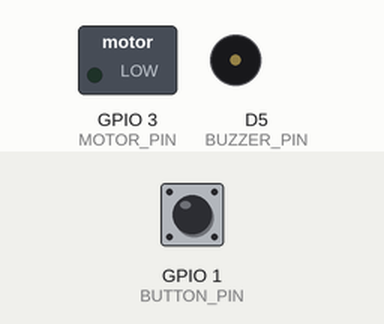
The sketch below on a simulated ESP8266 (NodeMCU). On the bench: switched loads named in the sketch (green lamp = pin HIGH), buzzer (waves = sounding). Inputs (shaded band) come from the test bench; at power-on: GPIO 1 (BUTTON_PIN) HIGH.

Above: at 1.2 s.
1.3 s: GPIO 1 (BUTTON_PIN) pulled LOW for 0.15 s
At 2.3 s:
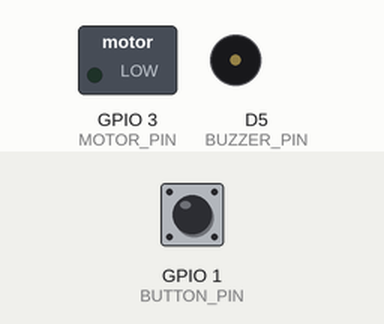
2.9 s: GPIO 1 (BUTTON_PIN) pulled LOW for 1 s
At 3.3 s:
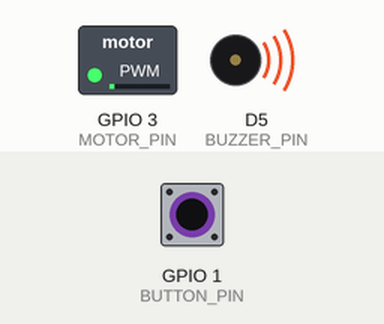
5.9 s: GPIO 1 (BUTTON_PIN) pulled LOW for 0.15 s
At 7.0 s:
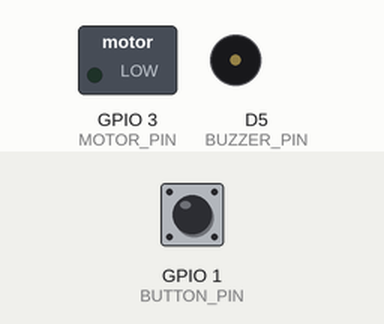
Timing chart, 0 to 8.9 s (numbered marks = the images above; inputs shaded):
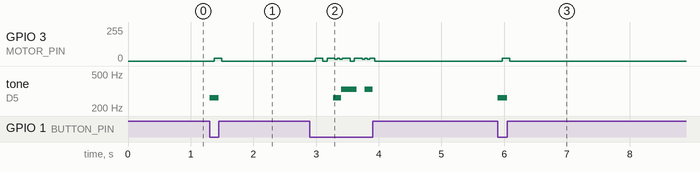

Measured:
- after the input at 1.3 s, GPIO 3 (MOTOR_PIN): 0/255 → 21/255 after 0.07 s, → 0/255 0.12 s later; tone on D5 (BUZZER_PIN): silent → 262 Hz at once, → silent 0.15 s later
- after the input at 2.9 s, GPIO 3 (MOTOR_PIN): 0/255 → 21/255 after 0.09 s, then moves between 0/255 and 21/255, repeating every 0.43 s; tone on D5 (BUZZER_PIN): plays 262 Hz for 0.12 s, 330 Hz for 0.25 s, 330 Hz for 0.13 s, starting after 0.38 s
- after the input at 5.9 s, GPIO 3 (MOTOR_PIN): 0/255 → 21/255 after 0.07 s, → 0/255 0.12 s later; tone on D5 (BUZZER_PIN): silent → 262 Hz at once, → silent 0.15 s later

The sketch:

SoftCreamFan.ino
```cpp
// SoftCreamFan.ino
// UIAPduino Pro Micro CH32V003
const uint8_t MOTOR_PIN = D9;
const uint8_t BUTTON_PIN = D10;
const uint8_t BUZZER_PIN = D5;

const uint16_t MOTOR_PWM_ON_MILLIS = 1;
const uint16_t MOTOR_PWM_OFF_MILLIS = 15;
const uint16_t MOTOR_PWM_PERIOD = MOTOR_PWM_ON_MILLIS + MOTOR_PWM_OFF_MILLIS;

// チャタリング対策用のデバウンス時間
const uint16_t DEBOUNCE_MS = 40;

// ---- ブザー(メロディ)関連 ----
struct Note {
  uint16_t freq; // Hz (0 = 休符)
  uint16_t duration_ms; // この音を鳴らす長さ
};

const Note MELODY[] = {
  {262, 250},
  {0, 125},
  {262, 125},
  {330, 250},
  {0, 125},
  {330, 125},
  {440, 250},
  {0, 125},
  {392, 375},
  {0, 125},
  {440, 375},
  {0, 125},
  {494, 125},
  {523, 250},
  {0, 125},
  {440, 125},
  {392, 375},
  {0, 625},
  {349, 250},
  {0, 125},
  {349, 375},
  {0, 125},
  {349, 125},
  {330, 250},
  {0, 125},
  {294, 125},
  {262, 250},
  {0, 250},
  {294, 62},
  {0, 312},
  {294, 375},
  {0, 125},
  {330, 125},
  {294, 500},
  {0, 500},
  {262, 250},
  {0, 125},
  {262, 125},
  {330, 250},
  {0, 125},
  {330, 125},
  {440, 250},
  {0, 125},
  {392, 375},
  {0, 125},
  {440, 375},
  {0, 125},
  {494, 125},
  {523, 250},
  {0, 125},
  {440, 125},
  {392, 375},
  {0, 125},
  {330, 125},
  {294, 125},
  {262, 125},
  {0, 500},
  {262, 375},
  {0, 125},
  {262, 125},
  {294, 250},
  {0, 125},
  {294, 125},
  {262, 250},
  {0, 125},
  {247, 125},
  {262, 1000},
  {0, 812},
  {262, 125},
  {0, 62},
  {262, 250},
  {0, 125},
  {294, 125},
  {330, 250},
  {0, 125},
  {330, 125},
  {392, 250},
  {0, 125},
  {392, 125},
  {247, 250},
  {0, 125},
  {247, 375},
  {0, 125},
  {247, 125},
  {220, 250},
  {0, 125},
  {220, 125},
  {349, 250},
  {0, 125},
  {349, 125},
  {330, 250},
  {0, 250},
  {262, 250},
  {0, 125},
  {294, 125},
  {330, 250},
  {0, 250},
  {392, 250},
  {0, 125},
  {523, 125},
  {494, 312},
  {0, 188},
  {392, 250},
  {0, 125},
  {330, 125},
  {440, 812},
  {392, 125},
  {0, 62},
  {392, 312},
  {0, 688},
  {220, 312},
  {0, 62},
  {262, 125},
  {349, 312},
  {0, 62},
  {440, 125},
  {392, 250},
  {0, 250},
  {494, 250},
  {0, 125},
  {523, 625},

  {0, 0} /* END */
};

void setup() {
  pinMode(MOTOR_PIN, OUTPUT);
  digitalWrite(MOTOR_PIN, LOW);
  pinMode(BUTTON_PIN, INPUT_PULLUP);
  pinMode(BUZZER_PIN, OUTPUT);
}

int32_t updateAudio(int32_t prev_state, uint32_t delta) {
  uint32_t accumulated_ms = 0;
  int32_t i = 0;

  if (prev_state == -1) {
    if (delta > MELODY[0].duration_ms) {
      return -1;
    }

    tone(BUZZER_PIN, MELODY[0].freq);
    return 0;
  }

  while (true) {
    const Note *ptr = MELODY + i;

    if (ptr->freq == 0 && ptr->duration_ms == 0) {
      /* END */
      noTone(BUZZER_PIN);
      return -1;
    }

    accumulated_ms += ptr->duration_ms;
    if (accumulated_ms > delta) {
      if (i != prev_state) {
        /* MELODY index change */
        if (ptr->freq) {
          /* 再生開始時、またトーン変更時に帯域外スペクトラムが発生していると
           * 考えられるが聞き取りにはさほど影響が無いよう。 - memetan */
          tone(BUZZER_PIN, ptr->freq);
        } else {
          noTone(BUZZER_PIN);
        }
      }

      return i;
    }

    i++;
  }
}

uint32_t last_btn_event_time = 0;
int64_t btn_time = -1;
int32_t audio_state = -1;

void loop() {
  bool btn_state = (digitalRead(BUTTON_PIN) == LOW);

  if (last_btn_event_time + DEBOUNCE_MS < millis()) {
    if (btn_state && btn_time == -1) {
      btn_time = millis();
      last_btn_event_time = millis();
    } else if (!btn_state && btn_time != -1) {
      noTone(BUZZER_PIN);
      digitalWrite(MOTOR_PIN, LOW);

      btn_time = -1;
      last_btn_event_time = millis();
    }
  }

  if (btn_time == -1) return;

  uint32_t delta = millis() - btn_time;
  uint32_t motor_pwm_phase = delta % MOTOR_PWM_PERIOD;

  digitalWrite(MOTOR_PIN, motor_pwm_phase < MOTOR_PWM_ON_MILLIS ? HIGH : LOW);
  audio_state = updateAudio(audio_state, delta);
}
```
